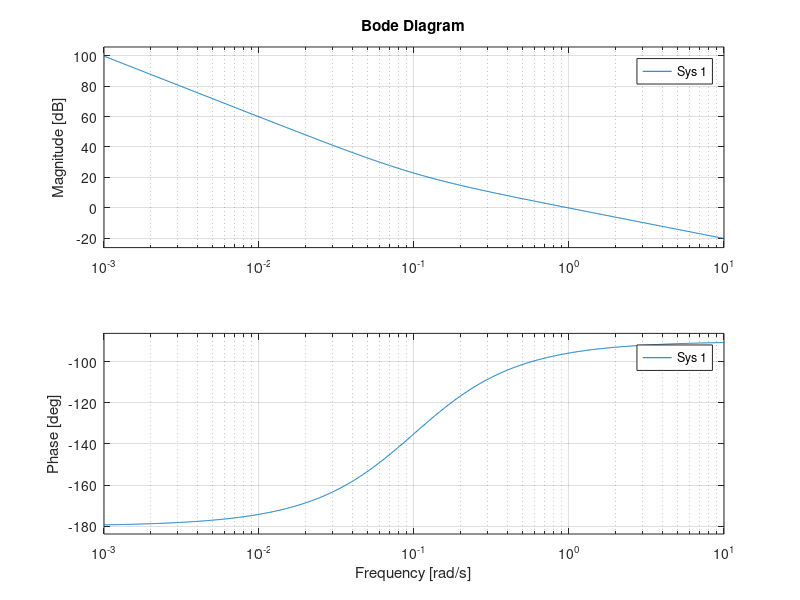

Recreate this plot in MATLAB.
s = tf('s');
G = 1030/s;
D = (s+0.1)/s*9.4406e-04
[num,den] = tfdata(D)
D2 = 0.001*(s+1)/s;
[num2,den2] = tfdata(D2)
bode(G*D)